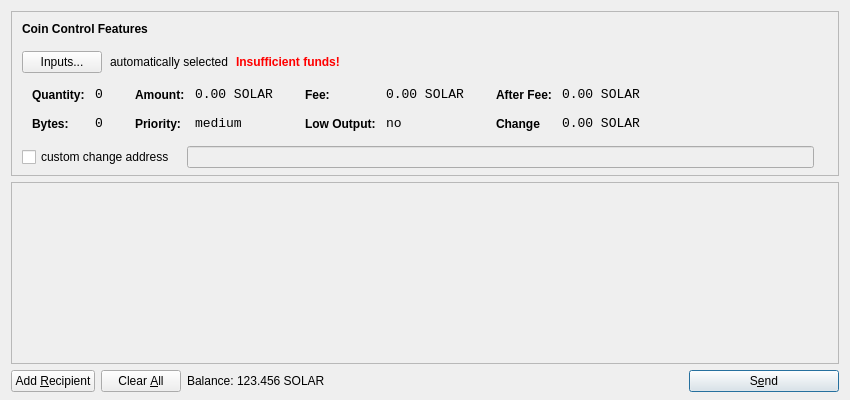
<?xml version="1.0" encoding="UTF-8"?>
<ui version="4.0">
 <class>SendCoinsDialog</class>
 <widget class="QDialog" name="SendCoinsDialog">
  <property name="geometry">
   <rect>
    <x>0</x>
    <y>0</y>
    <width>850</width>
    <height>400</height>
   </rect>
  </property>
  <property name="windowTitle">
   <string>Send Coins</string>
  </property>
  <layout class="QVBoxLayout" name="verticalLayout" stretch="0,1,0">
   <property name="bottomMargin">
    <number>8</number>
   </property>
   <item>
    <widget class="QFrame" name="frameCoinControl">
     <property name="sizePolicy">
      <sizepolicy hsizetype="Expanding" vsizetype="Expanding">
       <horstretch>0</horstretch>
       <verstretch>0</verstretch>
      </sizepolicy>
     </property>
     <property name="maximumSize">
      <size>
       <width>16777215</width>
       <height>16777215</height>
      </size>
     </property>
     <property name="frameShape">
      <enum>QFrame::StyledPanel</enum>
     </property>
     <property name="frameShadow">
      <enum>QFrame::Sunken</enum>
     </property>
     <layout class="QVBoxLayout" name="verticalLayoutCoinControl2">
      <property name="spacing">
       <number>-1</number>
      </property>
      <property name="leftMargin">
       <number>0</number>
      </property>
      <property name="topMargin">
       <number>0</number>
      </property>
      <property name="rightMargin">
       <number>0</number>
      </property>
      <property name="bottomMargin">
       <number>6</number>
      </property>
      <item>
       <layout class="QVBoxLayout" name="verticalLayoutCoinControl" stretch="0,0,0,0,1">
        <property name="spacing">
         <number>0</number>
        </property>
        <property name="leftMargin">
         <number>10</number>
        </property>
        <property name="topMargin">
         <number>10</number>
        </property>
        <item>
         <layout class="QHBoxLayout" name="horizontalLayoutCoinControl1">
          <property name="bottomMargin">
           <number>15</number>
          </property>
          <item>
           <widget class="QLabel" name="labelCoinControlFeatures">
            <property name="sizePolicy">
             <sizepolicy hsizetype="Preferred" vsizetype="Maximum">
              <horstretch>0</horstretch>
              <verstretch>0</verstretch>
             </sizepolicy>
            </property>
            <property name="font">
             <font>
              <weight>75</weight>
              <bold>true</bold>
             </font>
            </property>
            <property name="styleSheet">
             <string notr="true">font-weight:bold;</string>
            </property>
            <property name="text">
             <string>Coin Control Features</string>
            </property>
           </widget>
          </item>
         </layout>
        </item>
        <item>
         <layout class="QHBoxLayout" name="horizontalLayoutCoinControl2" stretch="0,0,0,0">
          <property name="spacing">
           <number>8</number>
          </property>
          <property name="bottomMargin">
           <number>10</number>
          </property>
          <item>
           <widget class="QPushButton" name="pushButtonCoinControl">
            <property name="styleSheet">
             <string notr="true"/>
            </property>
            <property name="text">
             <string>Inputs...</string>
            </property>
           </widget>
          </item>
          <item>
           <widget class="QLabel" name="labelCoinControlAutomaticallySelected">
            <property name="text">
             <string>automatically selected</string>
            </property>
            <property name="margin">
             <number>5</number>
            </property>
           </widget>
          </item>
          <item>
           <widget class="QLabel" name="labelCoinControlInsuffFunds">
            <property name="font">
             <font>
              <weight>75</weight>
              <bold>true</bold>
             </font>
            </property>
            <property name="styleSheet">
             <string notr="true">color:red;font-weight:bold;</string>
            </property>
            <property name="text">
             <string>Insufficient funds!</string>
            </property>
            <property name="margin">
             <number>5</number>
            </property>
           </widget>
          </item>
          <item>
           <spacer name="horizontalSpacerCoinControl">
            <property name="orientation">
             <enum>Qt::Horizontal</enum>
            </property>
            <property name="sizeHint" stdset="0">
             <size>
              <width>40</width>
              <height>1</height>
             </size>
            </property>
           </spacer>
          </item>
         </layout>
        </item>
        <item>
         <widget class="QWidget" name="widgetCoinControl" native="true">
          <property name="sizePolicy">
           <sizepolicy hsizetype="Preferred" vsizetype="Preferred">
            <horstretch>0</horstretch>
            <verstretch>0</verstretch>
           </sizepolicy>
          </property>
          <property name="minimumSize">
           <size>
            <width>0</width>
            <height>0</height>
           </size>
          </property>
          <property name="styleSheet">
           <string notr="true"/>
          </property>
          <layout class="QHBoxLayout" name="horizontalLayoutCoinControl5">
           <property name="margin">
            <number>0</number>
           </property>
           <item>
            <layout class="QHBoxLayout" name="horizontalLayoutCoinControl3" stretch="0,0,0,1">
             <property name="spacing">
              <number>20</number>
             </property>
             <property name="topMargin">
              <number>0</number>
             </property>
             <property name="bottomMargin">
              <number>10</number>
             </property>
             <item>
              <layout class="QFormLayout" name="formLayoutCoinControl1">
               <property name="horizontalSpacing">
                <number>10</number>
               </property>
               <property name="verticalSpacing">
                <number>14</number>
               </property>
               <property name="leftMargin">
                <number>10</number>
               </property>
               <property name="topMargin">
                <number>4</number>
               </property>
               <property name="rightMargin">
                <number>6</number>
               </property>
               <item row="0" column="0">
                <widget class="QLabel" name="labelCoinControlQuantityText">
                 <property name="styleSheet">
                  <string notr="true">font-weight:bold;</string>
                 </property>
                 <property name="text">
                  <string>Quantity:</string>
                 </property>
                 <property name="margin">
                  <number>0</number>
                 </property>
                </widget>
               </item>
               <item row="0" column="1">
                <widget class="QLabel" name="labelCoinControlQuantity">
                 <property name="font">
                  <font>
                   <family>Monospace</family>
                   <pointsize>10</pointsize>
                  </font>
                 </property>
                 <property name="cursor">
                  <cursorShape>IBeamCursor</cursorShape>
                 </property>
                 <property name="contextMenuPolicy">
                  <enum>Qt::ActionsContextMenu</enum>
                 </property>
                 <property name="text">
                  <string>0</string>
                 </property>
                 <property name="margin">
                  <number>0</number>
                 </property>
                 <property name="textInteractionFlags">
                  <set>Qt::LinksAccessibleByMouse|Qt::TextSelectableByKeyboard|Qt::TextSelectableByMouse</set>
                 </property>
                </widget>
               </item>
               <item row="1" column="0">
                <widget class="QLabel" name="labelCoinControlBytesText">
                 <property name="styleSheet">
                  <string notr="true">font-weight:bold;</string>
                 </property>
                 <property name="text">
                  <string>Bytes:</string>
                 </property>
                </widget>
               </item>
               <item row="1" column="1">
                <widget class="QLabel" name="labelCoinControlBytes">
                 <property name="font">
                  <font>
                   <family>Monospace</family>
                   <pointsize>10</pointsize>
                  </font>
                 </property>
                 <property name="cursor">
                  <cursorShape>IBeamCursor</cursorShape>
                 </property>
                 <property name="contextMenuPolicy">
                  <enum>Qt::ActionsContextMenu</enum>
                 </property>
                 <property name="text">
                  <string>0</string>
                 </property>
                 <property name="textInteractionFlags">
                  <set>Qt::LinksAccessibleByMouse|Qt::TextSelectableByKeyboard|Qt::TextSelectableByMouse</set>
                 </property>
                </widget>
               </item>
              </layout>
             </item>
             <item>
              <layout class="QFormLayout" name="formLayoutCoinControl2">
               <property name="horizontalSpacing">
                <number>10</number>
               </property>
               <property name="verticalSpacing">
                <number>14</number>
               </property>
               <property name="leftMargin">
                <number>6</number>
               </property>
               <property name="topMargin">
                <number>4</number>
               </property>
               <property name="rightMargin">
                <number>6</number>
               </property>
               <item row="0" column="0">
                <widget class="QLabel" name="labelCoinControlAmountText">
                 <property name="styleSheet">
                  <string notr="true">font-weight:bold;</string>
                 </property>
                 <property name="text">
                  <string>Amount:</string>
                 </property>
                 <property name="margin">
                  <number>0</number>
                 </property>
                </widget>
               </item>
               <item row="0" column="1">
                <widget class="QLabel" name="labelCoinControlAmount">
                 <property name="font">
                  <font>
                   <family>Monospace</family>
                   <pointsize>10</pointsize>
                  </font>
                 </property>
                 <property name="cursor">
                  <cursorShape>IBeamCursor</cursorShape>
                 </property>
                 <property name="contextMenuPolicy">
                  <enum>Qt::ActionsContextMenu</enum>
                 </property>
                 <property name="text">
                  <string>0.00 SOLAR</string>
                 </property>
                 <property name="textInteractionFlags">
                  <set>Qt::LinksAccessibleByMouse|Qt::TextSelectableByKeyboard|Qt::TextSelectableByMouse</set>
                 </property>
                </widget>
               </item>
               <item row="1" column="0">
                <widget class="QLabel" name="labelCoinControlPriorityText">
                 <property name="styleSheet">
                  <string notr="true">font-weight:bold;</string>
                 </property>
                 <property name="text">
                  <string>Priority:</string>
                 </property>
                </widget>
               </item>
               <item row="1" column="1">
                <widget class="QLabel" name="labelCoinControlPriority">
                 <property name="font">
                  <font>
                   <family>Monospace</family>
                   <pointsize>10</pointsize>
                  </font>
                 </property>
                 <property name="cursor">
                  <cursorShape>IBeamCursor</cursorShape>
                 </property>
                 <property name="contextMenuPolicy">
                  <enum>Qt::ActionsContextMenu</enum>
                 </property>
                 <property name="text">
                  <string>medium</string>
                 </property>
                 <property name="textInteractionFlags">
                  <set>Qt::LinksAccessibleByMouse|Qt::TextSelectableByKeyboard|Qt::TextSelectableByMouse</set>
                 </property>
                </widget>
               </item>
              </layout>
             </item>
             <item>
              <layout class="QFormLayout" name="formLayoutCoinControl3">
               <property name="horizontalSpacing">
                <number>10</number>
               </property>
               <property name="verticalSpacing">
                <number>14</number>
               </property>
               <property name="leftMargin">
                <number>6</number>
               </property>
               <property name="topMargin">
                <number>4</number>
               </property>
               <property name="rightMargin">
                <number>6</number>
               </property>
               <item row="0" column="0">
                <widget class="QLabel" name="labelCoinControlFeeText">
                 <property name="styleSheet">
                  <string notr="true">font-weight:bold;</string>
                 </property>
                 <property name="text">
                  <string>Fee:</string>
                 </property>
                 <property name="margin">
                  <number>0</number>
                 </property>
                </widget>
               </item>
               <item row="0" column="1">
                <widget class="QLabel" name="labelCoinControlFee">
                 <property name="font">
                  <font>
                   <family>Monospace</family>
                   <pointsize>10</pointsize>
                  </font>
                 </property>
                 <property name="cursor">
                  <cursorShape>IBeamCursor</cursorShape>
                 </property>
                 <property name="contextMenuPolicy">
                  <enum>Qt::ActionsContextMenu</enum>
                 </property>
                 <property name="text">
                  <string>0.00 SOLAR</string>
                 </property>
                 <property name="textInteractionFlags">
                  <set>Qt::LinksAccessibleByMouse|Qt::TextSelectableByKeyboard|Qt::TextSelectableByMouse</set>
                 </property>
                </widget>
               </item>
               <item row="1" column="0">
                <widget class="QLabel" name="labelCoinControlLowOutputText">
                 <property name="styleSheet">
                  <string notr="true">font-weight:bold;</string>
                 </property>
                 <property name="text">
                  <string>Low Output:</string>
                 </property>
                </widget>
               </item>
               <item row="1" column="1">
                <widget class="QLabel" name="labelCoinControlLowOutput">
                 <property name="font">
                  <font>
                   <family>Monospace</family>
                   <pointsize>10</pointsize>
                  </font>
                 </property>
                 <property name="cursor">
                  <cursorShape>IBeamCursor</cursorShape>
                 </property>
                 <property name="contextMenuPolicy">
                  <enum>Qt::ActionsContextMenu</enum>
                 </property>
                 <property name="text">
                  <string>no</string>
                 </property>
                 <property name="textInteractionFlags">
                  <set>Qt::LinksAccessibleByMouse|Qt::TextSelectableByKeyboard|Qt::TextSelectableByMouse</set>
                 </property>
                </widget>
               </item>
              </layout>
             </item>
             <item>
              <layout class="QFormLayout" name="formLayoutCoinControl4">
               <property name="horizontalSpacing">
                <number>10</number>
               </property>
               <property name="verticalSpacing">
                <number>14</number>
               </property>
               <property name="leftMargin">
                <number>6</number>
               </property>
               <property name="topMargin">
                <number>4</number>
               </property>
               <property name="rightMargin">
                <number>6</number>
               </property>
               <item row="0" column="0">
                <widget class="QLabel" name="labelCoinControlAfterFeeText">
                 <property name="styleSheet">
                  <string notr="true">font-weight:bold;</string>
                 </property>
                 <property name="text">
                  <string>After Fee:</string>
                 </property>
                 <property name="margin">
                  <number>0</number>
                 </property>
                </widget>
               </item>
               <item row="0" column="1">
                <widget class="QLabel" name="labelCoinControlAfterFee">
                 <property name="font">
                  <font>
                   <family>Monospace</family>
                   <pointsize>10</pointsize>
                  </font>
                 </property>
                 <property name="cursor">
                  <cursorShape>IBeamCursor</cursorShape>
                 </property>
                 <property name="contextMenuPolicy">
                  <enum>Qt::ActionsContextMenu</enum>
                 </property>
                 <property name="text">
                  <string>0.00 SOLAR</string>
                 </property>
                 <property name="textInteractionFlags">
                  <set>Qt::LinksAccessibleByMouse|Qt::TextSelectableByKeyboard|Qt::TextSelectableByMouse</set>
                 </property>
                </widget>
               </item>
               <item row="1" column="0">
                <widget class="QLabel" name="labelCoinControlChangeText">
                 <property name="styleSheet">
                  <string notr="true">font-weight:bold;</string>
                 </property>
                 <property name="text">
                  <string>Change</string>
                 </property>
                </widget>
               </item>
               <item row="1" column="1">
                <widget class="QLabel" name="labelCoinControlChange">
                 <property name="font">
                  <font>
                   <family>Monospace</family>
                   <pointsize>10</pointsize>
                  </font>
                 </property>
                 <property name="cursor">
                  <cursorShape>IBeamCursor</cursorShape>
                 </property>
                 <property name="contextMenuPolicy">
                  <enum>Qt::ActionsContextMenu</enum>
                 </property>
                 <property name="text">
                  <string>0.00 SOLAR</string>
                 </property>
                 <property name="textInteractionFlags">
                  <set>Qt::LinksAccessibleByMouse|Qt::TextSelectableByKeyboard|Qt::TextSelectableByMouse</set>
                 </property>
                </widget>
               </item>
              </layout>
             </item>
            </layout>
           </item>
          </layout>
         </widget>
        </item>
        <item>
         <layout class="QHBoxLayout" name="horizontalLayoutCoinControl4" stretch="0,0,0">
          <property name="spacing">
           <number>12</number>
          </property>
          <property name="sizeConstraint">
           <enum>QLayout::SetDefaultConstraint</enum>
          </property>
          <property name="topMargin">
           <number>5</number>
          </property>
          <property name="rightMargin">
           <number>5</number>
          </property>
          <item>
           <widget class="QCheckBox" name="checkBoxCoinControlChange">
            <property name="text">
             <string>custom change address</string>
            </property>
           </widget>
          </item>
          <item>
           <widget class="QLineEdit" name="lineEditCoinControlChange">
            <property name="enabled">
             <bool>false</bool>
            </property>
            <property name="sizePolicy">
             <sizepolicy hsizetype="Expanding" vsizetype="Fixed">
              <horstretch>0</horstretch>
              <verstretch>0</verstretch>
             </sizepolicy>
            </property>
           </widget>
          </item>
          <item>
           <widget class="QLabel" name="labelCoinControlChangeLabel">
            <property name="sizePolicy">
             <sizepolicy hsizetype="Preferred" vsizetype="Expanding">
              <horstretch>0</horstretch>
              <verstretch>0</verstretch>
             </sizepolicy>
            </property>
            <property name="minimumSize">
             <size>
              <width>0</width>
              <height>0</height>
             </size>
            </property>
            <property name="text">
             <string/>
            </property>
            <property name="margin">
             <number>3</number>
            </property>
           </widget>
          </item>
         </layout>
        </item>
        <item>
         <spacer name="verticalSpacerCoinControl">
          <property name="orientation">
           <enum>Qt::Vertical</enum>
          </property>
          <property name="sizeHint" stdset="0">
           <size>
            <width>800</width>
            <height>1</height>
           </size>
          </property>
         </spacer>
        </item>
       </layout>
      </item>
     </layout>
    </widget>
   </item>
   <item>
    <widget class="QScrollArea" name="scrollArea">
     <property name="widgetResizable">
      <bool>true</bool>
     </property>
     <widget class="QWidget" name="scrollAreaWidgetContents">
      <property name="geometry">
       <rect>
        <x>0</x>
        <y>0</y>
        <width>830</width>
        <height>165</height>
       </rect>
      </property>
      <layout class="QVBoxLayout" name="verticalLayout_2">
       <property name="margin">
        <number>0</number>
       </property>
       <item>
        <layout class="QVBoxLayout" name="entries">
         <property name="spacing">
          <number>6</number>
         </property>
        </layout>
       </item>
       <item>
        <spacer name="verticalSpacer">
         <property name="orientation">
          <enum>Qt::Vertical</enum>
         </property>
         <property name="sizeHint" stdset="0">
          <size>
           <width>20</width>
           <height>40</height>
          </size>
         </property>
        </spacer>
       </item>
      </layout>
     </widget>
    </widget>
   </item>
   <item>
    <layout class="QHBoxLayout" name="horizontalLayout">
     <item>
      <widget class="QPushButton" name="addButton">
       <property name="toolTip">
        <string>Send to multiple recipients at once</string>
       </property>
       <property name="text">
        <string>Add &amp;Recipient</string>
       </property>
       <property name="icon">
        <iconset resource="../bitcoin.qrc">
         <normaloff>:/icons/add</normaloff>:/icons/add</iconset>
       </property>
       <property name="autoDefault">
        <bool>false</bool>
       </property>
      </widget>
     </item>
     <item>
      <widget class="QPushButton" name="clearButton">
       <property name="sizePolicy">
        <sizepolicy hsizetype="Minimum" vsizetype="Fixed">
         <horstretch>0</horstretch>
         <verstretch>0</verstretch>
        </sizepolicy>
       </property>
       <property name="toolTip">
        <string>Remove all transaction fields</string>
       </property>
       <property name="text">
        <string>Clear &amp;All</string>
       </property>
       <property name="icon">
        <iconset resource="../bitcoin.qrc">
         <normaloff>:/icons/remove</normaloff>:/icons/remove</iconset>
       </property>
       <property name="autoRepeatDelay">
        <number>300</number>
       </property>
       <property name="autoDefault">
        <bool>false</bool>
       </property>
      </widget>
     </item>
     <item>
      <layout class="QHBoxLayout" name="horizontalLayout_2">
       <property name="spacing">
        <number>3</number>
       </property>
       <item>
        <widget class="QLabel" name="label">
         <property name="sizePolicy">
          <sizepolicy hsizetype="Preferred" vsizetype="Fixed">
           <horstretch>0</horstretch>
           <verstretch>0</verstretch>
          </sizepolicy>
         </property>
         <property name="text">
          <string>Balance:</string>
         </property>
        </widget>
       </item>
       <item>
        <widget class="QLabel" name="labelBalance">
         <property name="sizePolicy">
          <sizepolicy hsizetype="Preferred" vsizetype="Fixed">
           <horstretch>0</horstretch>
           <verstretch>0</verstretch>
          </sizepolicy>
         </property>
         <property name="cursor">
          <cursorShape>IBeamCursor</cursorShape>
         </property>
         <property name="text">
          <string>123.456 SOLAR</string>
         </property>
         <property name="textInteractionFlags">
          <set>Qt::LinksAccessibleByMouse|Qt::TextSelectableByKeyboard|Qt::TextSelectableByMouse</set>
         </property>
        </widget>
       </item>
      </layout>
     </item>
     <item>
      <spacer name="horizontalSpacer">
       <property name="orientation">
        <enum>Qt::Horizontal</enum>
       </property>
       <property name="sizeHint" stdset="0">
        <size>
         <width>40</width>
         <height>20</height>
        </size>
       </property>
      </spacer>
     </item>
     <item>
      <widget class="QPushButton" name="sendButton">
       <property name="minimumSize">
        <size>
         <width>150</width>
         <height>0</height>
        </size>
       </property>
       <property name="toolTip">
        <string>Confirm the send action</string>
       </property>
       <property name="text">
        <string>S&amp;end</string>
       </property>
       <property name="icon">
        <iconset resource="../bitcoin.qrc">
         <normaloff>:/icons/send</normaloff>:/icons/send</iconset>
       </property>
       <property name="default">
        <bool>true</bool>
       </property>
      </widget>
     </item>
    </layout>
   </item>
  </layout>
 </widget>
 <resources>
  <include location="../bitcoin.qrc"/>
 </resources>
 <connections/>
</ui>
